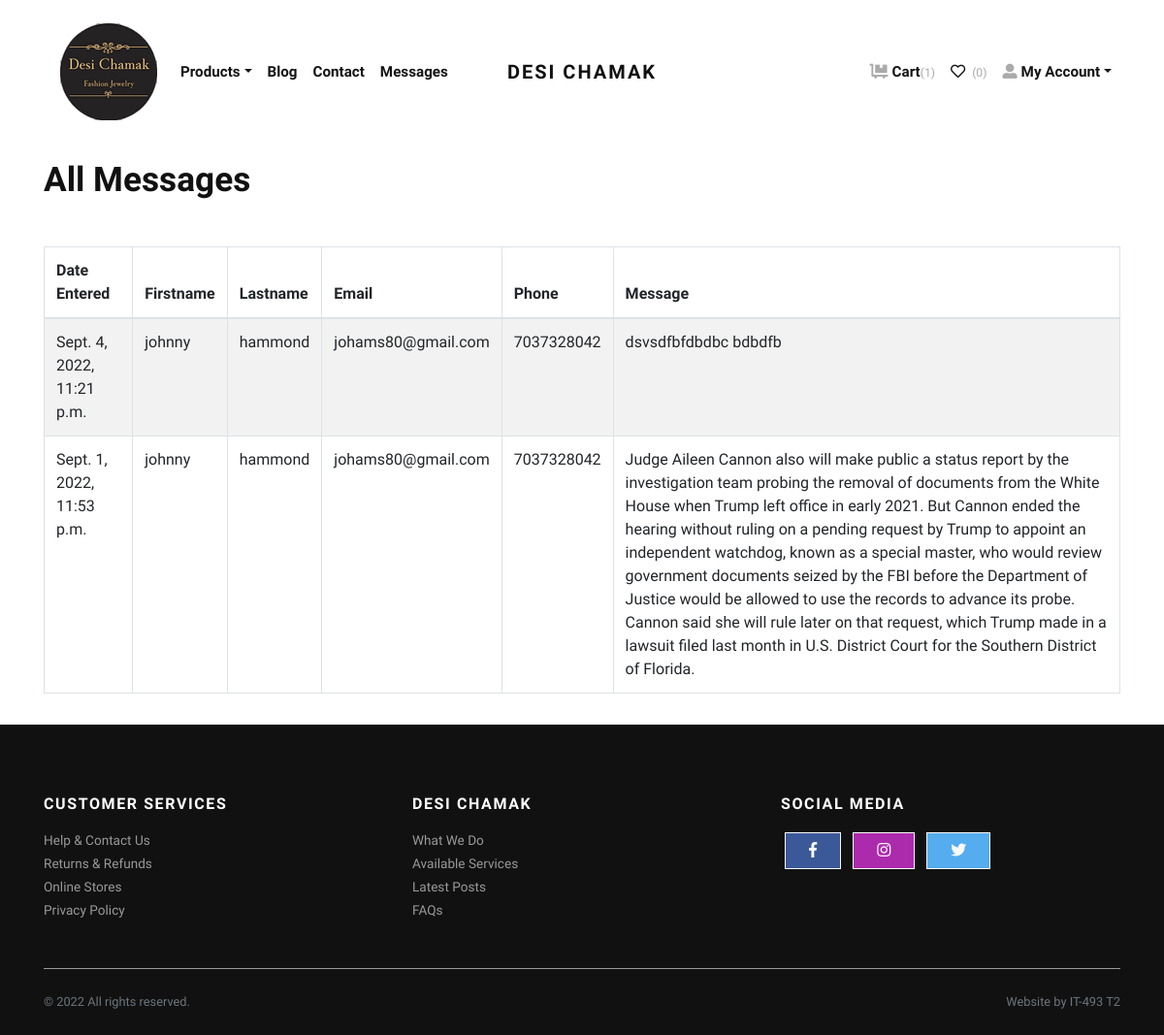
Page /store/cust_messages/ (signed in) on the committed database.
### store/models.py (models this page shows, shortened)
class Contact_Us(models.Model):
    firstname = models.CharField(max_length=50, verbose_name='First Name', null=False)
    lastname = models.CharField(max_length=50, verbose_name='Last Name', null=False)
    email = models.EmailField(max_length=250, verbose_name='Email Address', null=False)
    phone = models.CharField(max_length=15, verbose_name='Phone Number', null=True)
    created_date = models.DateTimeField(auto_now_add=True, verbose_name='Created Date')
    message = models.TextField(null=False)
    class Meta:
        ordering = ['-created_date']

### store/views.py (the view)
# urls.py: path('store/cust_messages/', views.cust_messages, name="cust_messages"),
@permission_required('view_messages', raise_exception=True)
def cust_messages(request):
    all_messages = Contact_Us.objects.all()
    return render(request, 'store/cust_messages.html', {'all_messages': all_messages})

### store/context_preprocessors.py (called while the page is built)
def store_menu(request):
    categories = Category.objects.filter(is_active=True)
    context = {
        'categories_menu': categories,
    }
    return context

def cart_menu(request):
    if request.user.is_authenticated:
        cart_items= Cart.objects.filter(user=request.user)
        context = {
            'cart_items': cart_items,
        }
    else:
        context = {}
    return context

### templates/store/cust_messages.html
{% extends 'base.html' %}
{% load static %}
    {% block content %}
      <div class="container py-3">
        <h1 class="mb-5">All Messages</h1>
        <div class="table-responsive">
            <table class="table table-bordered table-striped table-hover">
                <thead>
                    <th>Date Entered</th>
                    <th>Firstname</th>
                    <th>Lastname</th>
                    <th>Email</th>
                    <th>Phone</th>
                    <th>Message</th>
                </thead>
                {% for message in all_messages %}
                    <tr>
                        <td>{{ message.created_date }}</td>
                        <td>{{ message.firstname }}</td>
                        <td>{{ message.lastname }}</td>
                        <td>{{ message.email }}</td>
                        <td>{{ message.phone }}</td>
                        <td>{{ message.message }}</td>
                    </tr>
                {% endfor %}
            </table>
        </div>
      </div>
    {% endblock content %}

### jewelryshop/static/css/style.gold.css (style rules this page uses)
body { font-family: "Libre Franklin", sans-serif; font-size: 1rem; font-weight: 400; line-height: 1.5; color: #111111; background-color: #fff; }
h1, h2, h3, h4, h5, h6, .h1, .h2, .h3, .h4, .h5, .h6 { margin-bottom: 0.5rem; font-family: inherit; font-weight: 900; line-height: 1.2; color: inherit; }
h1, .h1 { font-size: 2.2rem; }

### rows in the picture
Contact_Us: created_date "Sept. 4, 2022, 11:21 p.m.", firstname "johnny", lastname "hammond", email "johams80@gmail.com", phone "7037328042", message "dsvsdfbfdbdbc bdbdfb"
Contact_Us: created_date "Sept. 1, 2022, 11:53 p.m.", firstname "johnny", lastname "hammond", email "johams80@gmail.com", phone "7037328042", message "Judge Aileen Cannon also will make public a status report by the investigation team probing the removal of documents from the White House when Trump left office in early 2021. But Cannon ended the hearing without ruling on a pending request by Trump to appoint an independent watchdog, known as a special master, who would review government documents seized by the FBI before the Department of Justice would be allowed to use the records to advance its probe. Cannon said she will rule later on that request, which Trump made in a lawsuit filed last month in U.S. District Court for the Southern District of Florida."

### other values in the picture
{{ cart_items.count }} "1"
